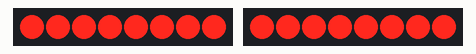
Bench run of a sketch on a simulated Arduino Uno, built with avr-gcc and run on an emulated ATmega328P. On the bench: 2 × 8 shift-register outputs drawn as a row of LEDs (first output left, lit = HIGH). Wiring (inferred from the names in the program): 2 × shift register (74HC595): data pin 3, shift clock pin 5, latch A0 / data A1, shift clock pin 13, latch pin 4. Wiring (inferred from the signals the program sends): 2 × row of LEDs: on Q0, Q1, Q2, Q3, Q4, Q5, Q6, Q7 / on Q0, Q1, Q2, Q3, Q4, Q5, Q6, Q7.

Above: at 0.1 s.
At 4.68 s:
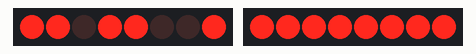
At 11.56 s:
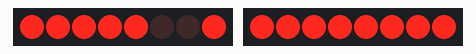
At 14.44 s:
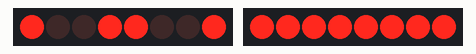
At 21.3 s:
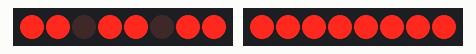
At 30.76 s:
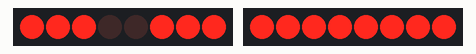
Timing chart, 0 to 40.0 s (numbered marks = the images above):
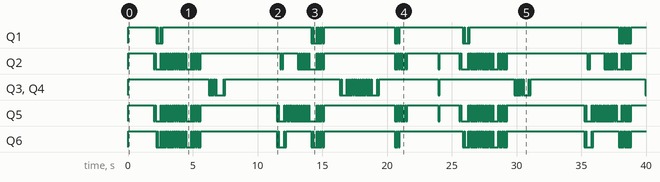

The sketch:

scrolling_text_2.ino
```cpp
int dataPinRow= A1;
int clockPinRow= 13;
int latchPinRow= A0;

int dataPinCol= 3;
int clockPinCol= 5;
int latchPinCol=4;

byte A[1][96]={
B00000000,
B00000000,
B00000000,
B00000000,
B00000000,
B00000000,
B00000000,
B00000000,

B00111100,
B01100110,
B01100110,
B01111110,
B01111110,
B01100110,
B01100110,
B01100110,

B00000000,

B01111100,
B01111110,
B01100110,
B01100110,
B01100110,
B01100110,
B01111110,
B01111100,

B00000000,

B01111110,
B01111110,
B00011000,
B00011000,
B00011000,
B00011000,
B01111110,
B01111110,

B00000000,


B00000000,
B01100110,
B11111111,
B11111111,
B01111110,
B00111100,
B00011000,
B00000000,

B00000000,

B01111100,
B01100110,
B01100110,
B01111100,
B01111000,
B01111100,
B01100110,
B01100110,

B00000000,

B00111100,
B01100110,
B01100110,
B01111110,
B01111110,
B01100110,
B01100110,
B01100110,

B00000000,

B01111110,
B01111110,
B00011000,
B00011000,
B00011000,
B01011000,
B01111000,
B00111000,

B00000000,

B01111110,
B01111110,
B00011000,
B00011000,
B00011000,
B00011000,
B01111110,
B01111110,

B00000000,

B01100110,
B01100110,
B01100110,
B01100110,
B01100110,
B01100110,
B00111100,
B00011000,

B00000000,
B00000000,
B00000000,
B00000000,
B00000000,
B00000000,
B00000000,
B00000000};
int timer =2  ;
byte gndData = 00000001;
byte gndDataFinal =0 ;
int k;
void setup() {
  // put your setup code here, to run once:
pinMode(dataPinRow,OUTPUT);
pinMode(clockPinRow, OUTPUT);
pinMode(latchPinRow, OUTPUT);

pinMode(dataPinCol, OUTPUT);
pinMode(clockPinCol, OUTPUT);
pinMode(latchPinCol, OUTPUT);


}

void loop() {
  // put your main code here, to run repeatedly:
  for (int x=0; x<89; x++)
  {
    for(int a=0; a<15; a++)
    {
for (byte i=0; i<1; i++)
{
  for (byte j=0; j<=7; j++)

  {
  int k=x+j;
    byte font = A[i][k];
    byte gndDataFinal = gndData << j; //00000001
    byte RowData=~gndDataFinal;  //11111110
    digitalWrite(latchPinRow, LOW);
    shiftOut(dataPinRow, clockPinRow, MSBFIRST, RowData);
    digitalWrite(latchPinRow,HIGH);

    {
      digitalWrite (latchPinCol, LOW);
      shiftOut(dataPinCol, clockPinCol, MSBFIRST, font);
      digitalWrite (latchPinCol, HIGH);

    }
     delay(timer);


  }
}

  }}}
```
